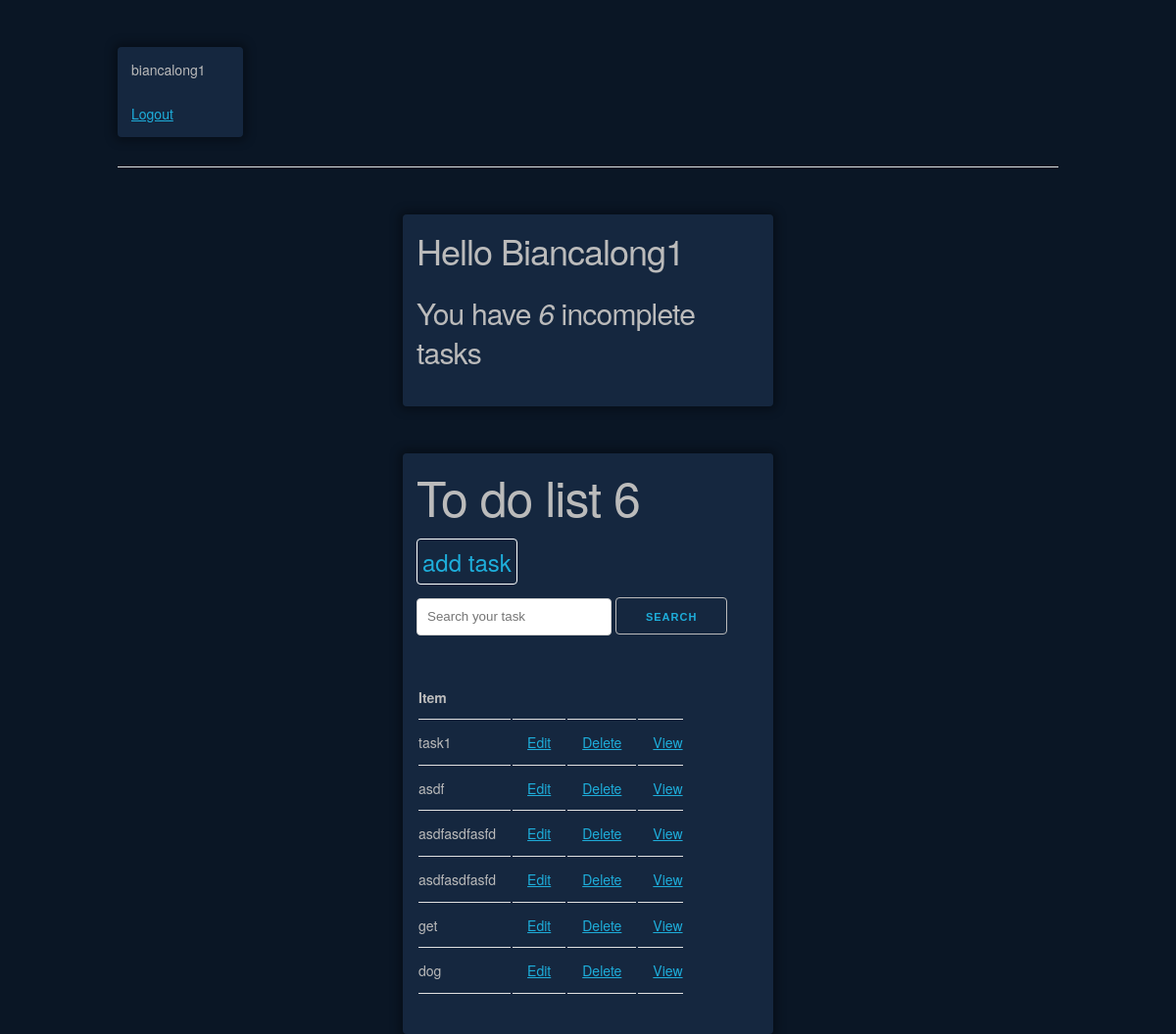
The page / (signed in) on the database as committed earlier.
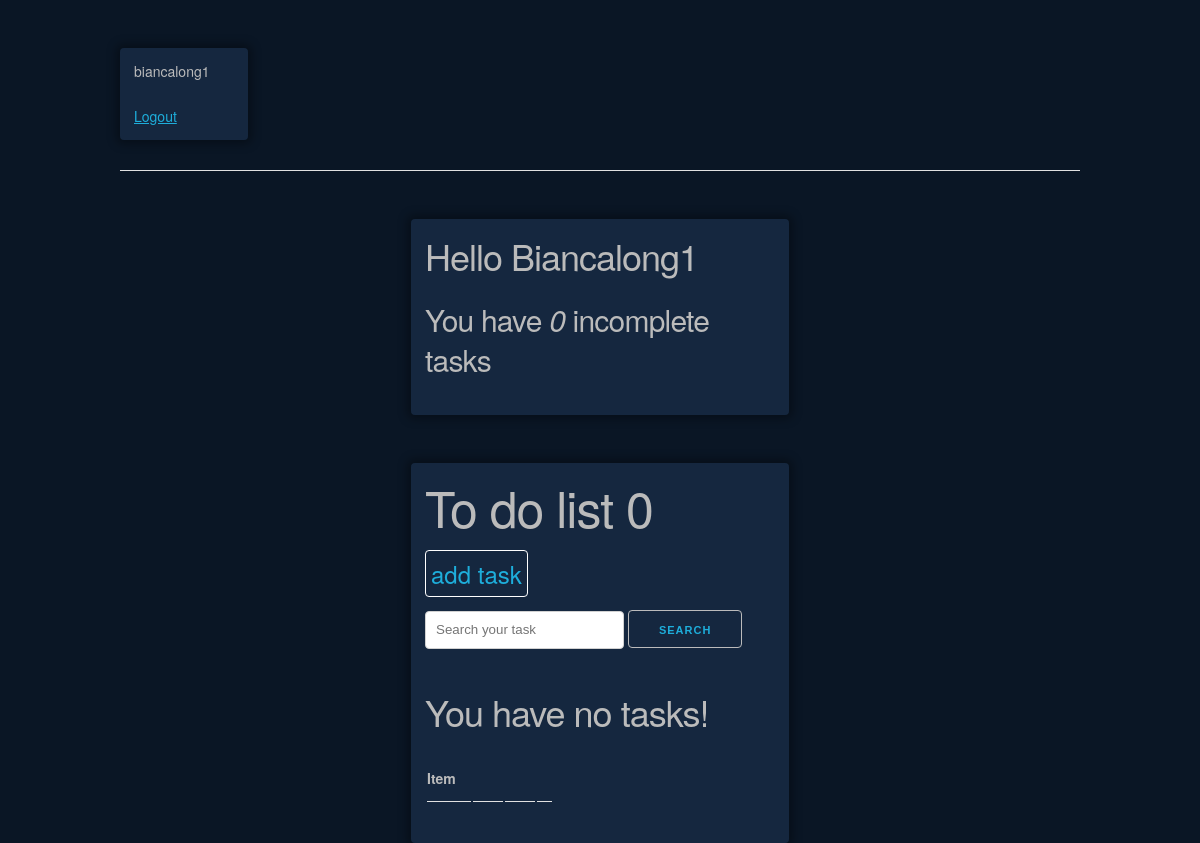
The same page on the database as committed later.
### base/models.py (models this page shows, shortened)
class Task(models.Model):
    user = models.ForeignKey(User, on_delete=models.CASCADE, null=True, blank=True)
    title = models.CharField(max_length=200)
    description = models.TextField(null=True, blank=True)
    complete = models.BooleanField(default=False)
    created = models.DateTimeField(auto_now_add=True)
    class Meta:
        ordering = ['complete']

### base/views.py (the view)
# urls.py: path('', TaskList.as_view(), name='tasks'),
class TaskList(LoginRequiredMixin, ListView):
    model = Task
    context_object_name = 'tasks'
    def get_context_data(self, **kwargs):
        context = super().get_context_data(**kwargs)
        context['tasks'] = context['tasks'].filter(user=self.request.user)
        context['count'] = context['tasks'].filter(complete=False).count()
        search_input = self.request.GET.get('search-area') or ''
        if search_input:
            context['tasks'] = context['tasks'].filter(
                title__contains=search_input)
        context['search_input'] = search_input
        return context

### base/templates/base/task_list.html
{% extends 'base/main.html' %}
{% block content %}
{% if request.user.is_authenticated %}
<div class="userLog">
    <p>{{request.user}}</p>
    <a href="{% url 'logout' %}" >Logout</a>
    {% else %}
    <a href="{% url 'login' %}" >Login</a>
    {% endif %}
</div>
<hr>
<div class="userTasks">
    <div><h3>Hello {{request.user|title}}</h3>
    <h4>You have <i>{{count}}</i> incomplete task{{ count|pluralize:"s" }}</h4></div>
</div>
<div class="toDoList">
    <h1>To do list {{count}}</h1>
    <a class="addTask" href="{% url 'task-create' %}">add task</a>
    <form method="GET">
        <input type='text' name='search-area' placeholder="Search your task" value="{{search_input}}">
        <input class="button" type="submit" value='Search'>
    </form>
    <table>
        <tr>
            <th>Item</th>
            <th></th>
            <th></th>
            <th></th>
        </tr>
        {% for task in tasks %}
        <tr>
            <td>{{task.title}}</td>
            <td><a href="{% url 'task-update' task.id %}">Edit</a></td>
            <td><a href="{% url 'task-delete' task.id %}">Delete</a></td>
            <td><a href="{% url 'task-delete' task.id %}">View</a></td>
        </tr>
        {% empty %}
        <h3>You have no tasks!</h3>
        {% endfor %}
    </table>
</div>
{% endblock content %}

Rows that differ between the two databases and show on the page:
removed Task: title "task1"
removed Task: title "asdf"
removed Task: title "asdfasdfasfd"
removed Task: title "asdfasdfasfd"
removed Task: title "get"
removed Task: title "dog"
Other text that changed with them:
{{ count }}: "6" → "0"
text now shown: "You have no tasks!"
